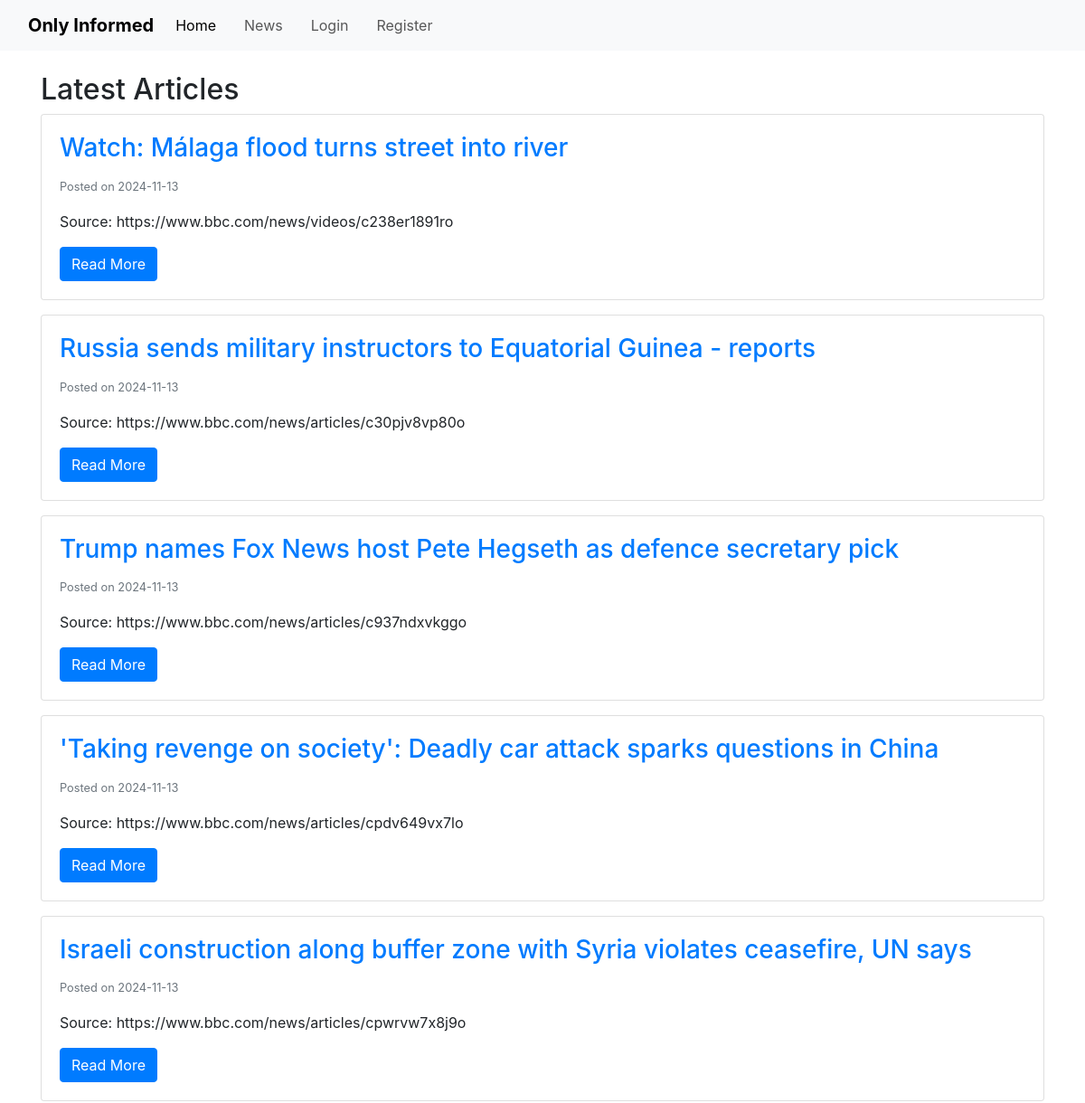
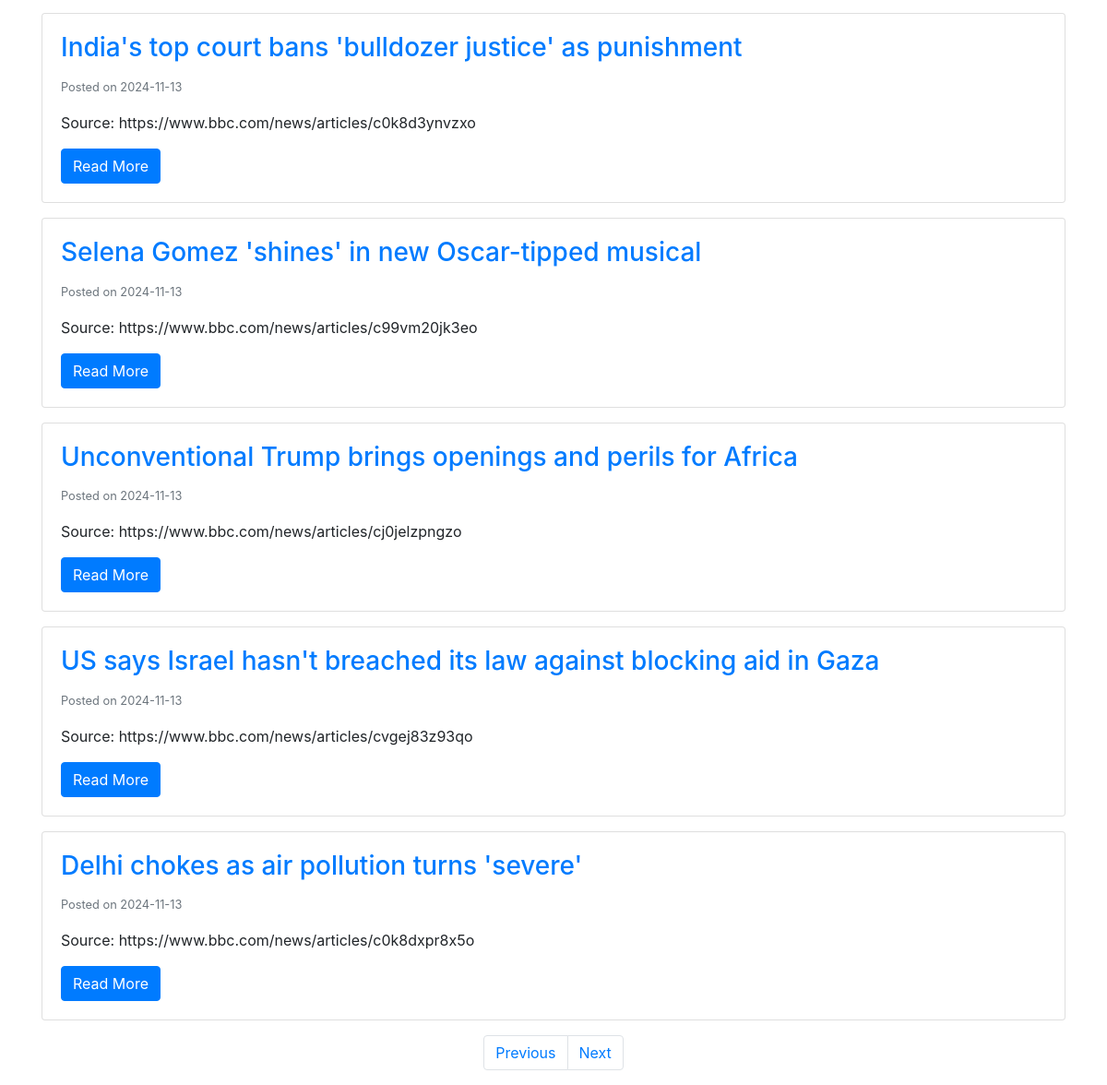
The page /articles?page=3 on the database its author committed (2 pictures, top to bottom).
### app/models.py (models this page shows, shortened)
class Article(db.Model):
    __tablename__ = 'article'
    id = db.Column(db.Integer, primary_key = True)
    title = db.Column(db.String(250), nullable = False, unique = True)
    content = db.Column(db.Text, nullable = False)
    source = db.Column(db.String(200), nullable = False)
    date_posted = db.Column(db.DateTime, nullable = False, default = datetime.now(timezone.utc))
    quiz = relationship('Quiz', uselist = False, backref = 'article') # uselist=false indicates a 1 to 1 relationship with quiz
    comments = relationship('Comment', backref = 'article', lazy = True)

### app/routes.py (the view)
@app.route('/articles')
def articles():
    page = request.args.get('page', 1, type=int)
    articles = Article.query.order_by(Article.date_posted.desc()).paginate(page=page, per_page=10)
    return render_template('articles.html', articles=articles)

### app/templates/articles.html (shortened to what this page needs)
{% extends "base.html" %}
{% block content %}
<h2>Latest Articles</h2>
{% for article in articles.items %}
    <div class="card mb-3">
        <div class="card-body">
            <h3 class="card-title">
                <a href="{{ url_for('article', article_id=article.id) }}">{{ article.title }}</a>
            </h3>
            <p class="card-text"><small class="text-muted">Posted on {{ article.date_posted.strftime('%Y-%m-%d') }}</small></p>
            <p class="card-text">Source: {{ article.source }}</p>
            <a href="{{ url_for('article', article_id=article.id) }}" class="btn btn-primary">Read More</a>
        </div>
    </div>
{% else %}
    <p>No articles available.</p>
{% endfor %}
<nav aria-label="Page navigation">
    <ul class="pagination justify-content-center">
        {% if articles.has_prev %}
            <li class="page-item">
                <a class="page-link" href="{{ url_for('articles', page=articles.prev_num) }}">Previous</a>
            </li>
        {% else %}
            <li class="page-item disabled">
                <a class="page-link" href="#">Previous</a>
            </li>
        {% endif %}
        {% if articles.has_next %}
            <li class="page-item">
                <a class="page-link" href="{{ url_for('articles', page=articles.next_num) }}">Next</a>
            </li>
        {% else %}
            <li class="page-item disabled">
                <a class="page-link" href="#">Next</a>
            </li>
        {% endif %}
    </ul>
</nav>
{% endblock %}

### app/static/css/style.css (style rules this page uses)
body { font-family: Arial, sans-serif; margin-top: 70px; }

### rows shown on the page
Article: title "Watch: Málaga flood turns street into river", date_posted "2024-11-13", source "https://www.bbc.com/news/videos/c238er1891ro"
Article: title "Russia sends military instructors to Equatorial Guinea - reports", date_posted "2024-11-13", source "https://www.bbc.com/news/articles/c30pjv8vp80o"
Article: title "Trump names Fox News host Pete Hegseth as defence secretary pick", date_posted "2024-11-13", source "https://www.bbc.com/news/articles/c937ndxvkggo"
Article: title "'Taking revenge on society': Deadly car attack sparks questions in China", date_posted "2024-11-13", source "https://www.bbc.com/news/articles/cpdv649vx7lo"
Article: title "Israeli construction along buffer zone with Syria violates ceasefire, UN says", date_posted "2024-11-13", source "https://www.bbc.com/news/articles/cpwrvw7x8j9o"
Article: title "India's top court bans 'bulldozer justice' as punishment", date_posted "2024-11-13", source "https://www.bbc.com/news/articles/c0k8d3ynvzxo"
Article: title "Selena Gomez 'shines' in new Oscar-tipped musical", date_posted "2024-11-13", source "https://www.bbc.com/news/articles/c99vm20jk3eo"
Article: title "Unconventional Trump brings openings and perils for Africa", date_posted "2024-11-13", source "https://www.bbc.com/news/articles/cj0jelzpngzo"
Article: title "US says Israel hasn't breached its law against blocking aid in Gaza", date_posted "2024-11-13", source "https://www.bbc.com/news/articles/cvgej83z93qo"
Article: title "Delhi chokes as air pollution turns 'severe'", date_posted "2024-11-13", source "https://www.bbc.com/news/articles/c0k8dxpr8x5o"
